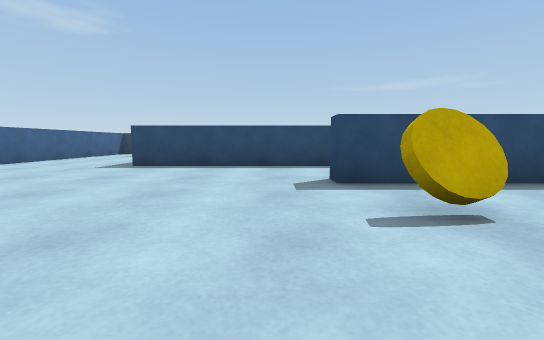
view 1 (above)

17 first-person views from a walk through a 3-D level made in the Unity game engine. The camera is 0.61 m above the floor, tilts 6° down and sees 90° across. The floor is counted in squares, 1 m on a side. Each view is taken from the middle of a square. On the plan, view 1 faces up. The plan holds only what a view shows up to about 9 squares ahead; the rest is blank. The player character is not drawn.

view 2
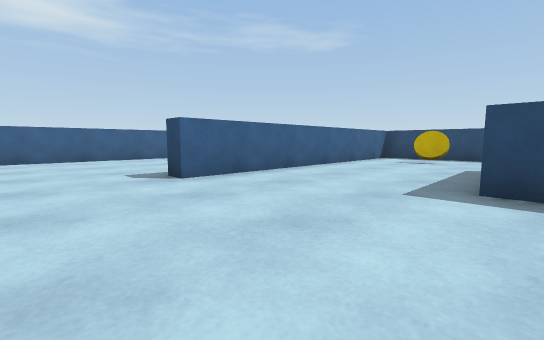

view 3
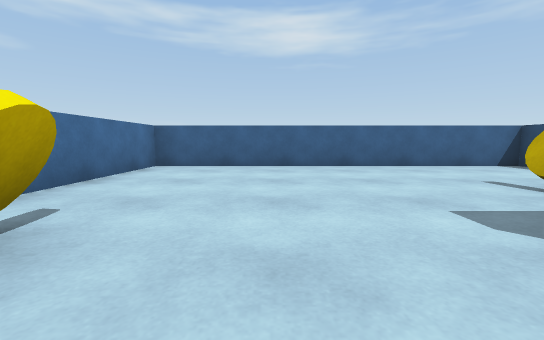

view 4
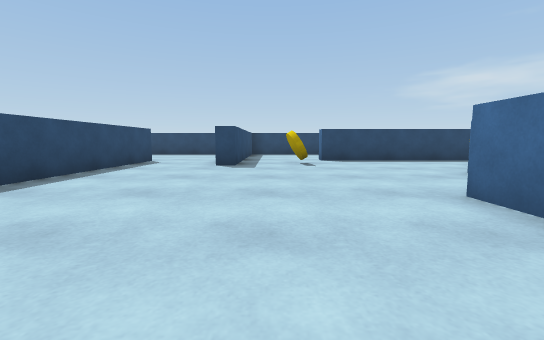

view 5
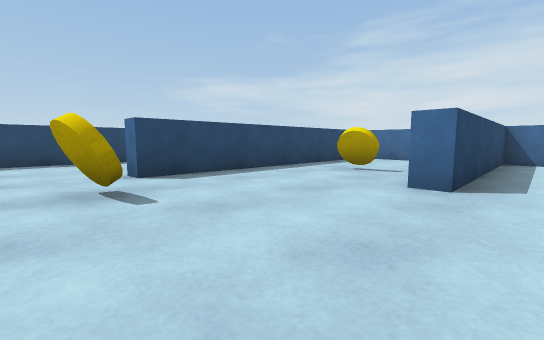

view 6
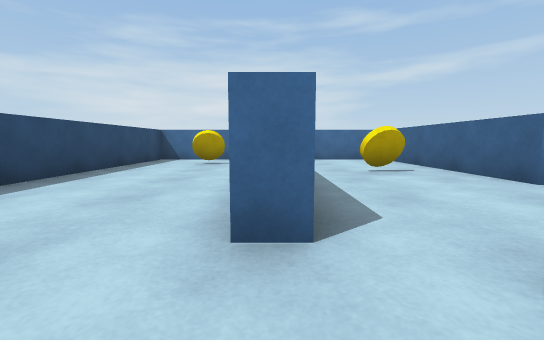

view 7
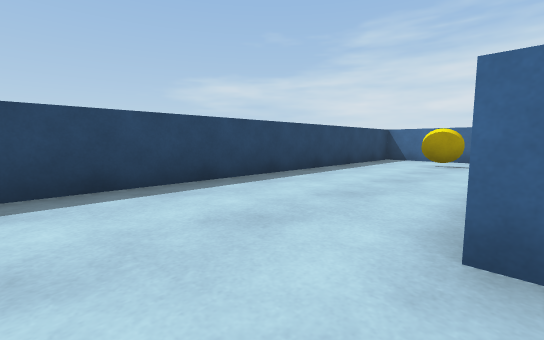

view 8
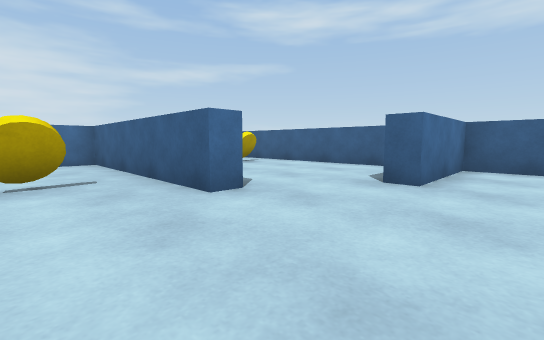

view 9
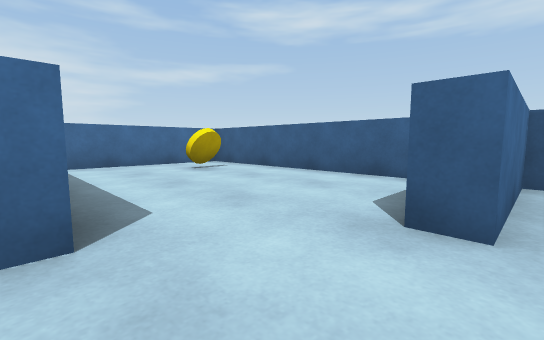

view 10
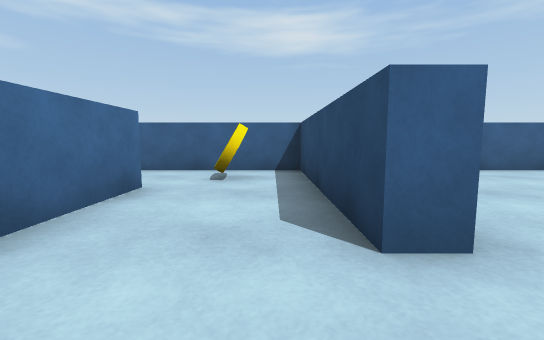

view 11
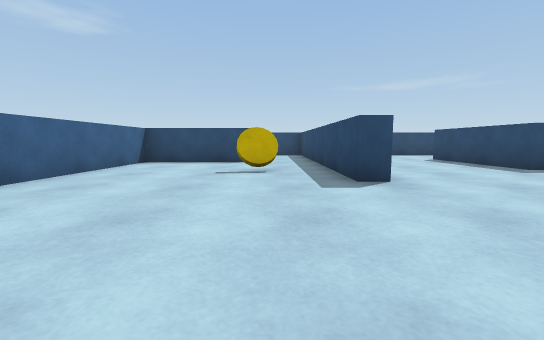

view 12
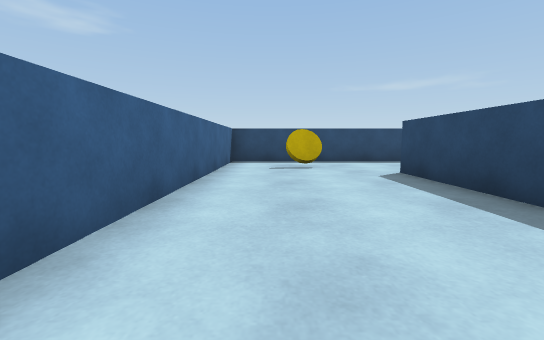

view 13
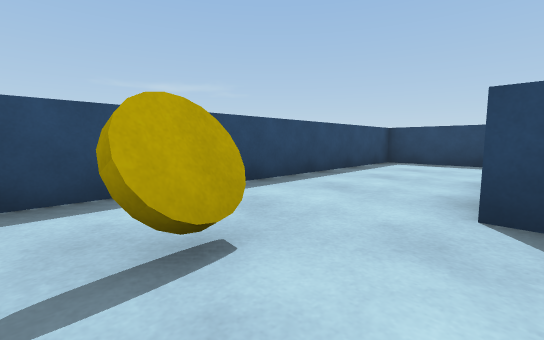

view 14
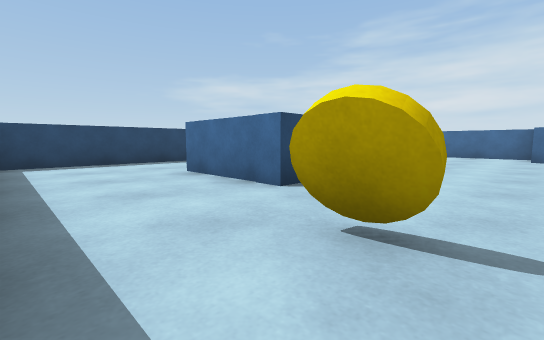

view 15
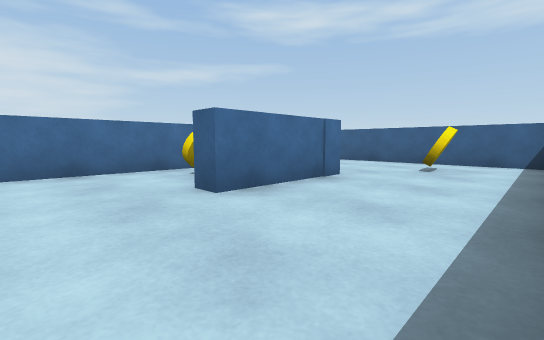

view 16
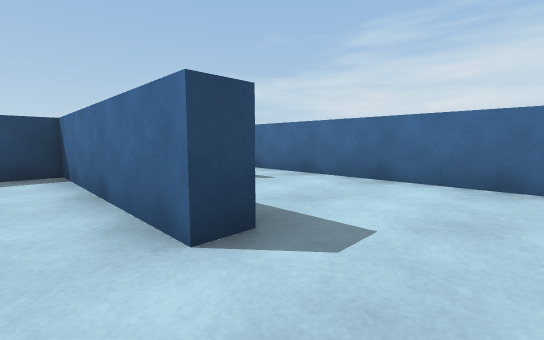

view 17
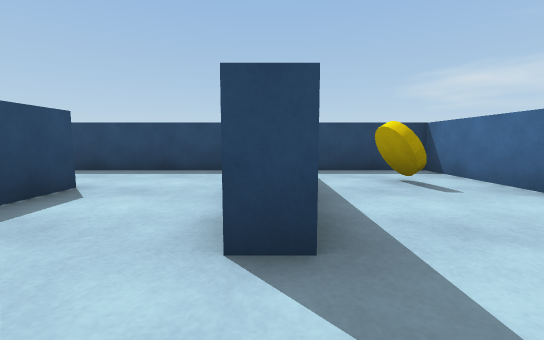

### Floor plan
Ten units are one square. View 1 is at (0, 0); x grows to the right and y downward. Boxes are objects, and circles mark ways between rooms. Rooms are numbered by the first view taken in them; rooms with no view inside come last. Other rooms are left out.
<svg viewBox="-132 -137 204 205">
<path fill="none" stroke="#000" d="M-58 -21 -58 -8 -30 -8M-13 8 -8 8 -8 63 16 63M25 -39 10 -39 10 -45M26 -68 -35 -68 -35 -103 -8 -103 -8 -98M20 -88 20 -132 -72 -132 -72 -51 -77 -51 -77 -99M-99 -91 -127 -91 -127 -1 -91 -1M27 50 27 -14M27 -14 32 -14M40 -39 25 -39M44 63 67 63 67 -31M-84 -1 -84 4 -106 4M-106 27 -63 27 -63 -12M-106 4 -127 4 -127 24M-106 32 -106 27M-121 63 -63 63 -63 39M-127 24 -127 39M-58 5 -58 63 -13 63 -13 8M-30 -8 -30 -2M-22 -73 11 -73"/>
<rect x="-95" y="-75" width="10" height="10" fill="#bbb"><title>yellow disc</title></rect>
<rect x="-85" y="-15" width="10" height="10" fill="#bbb"><title>yellow disc</title></rect>
<rect x="-55" y="-125" width="10" height="10" fill="#bbb"><title>yellow disc</title></rect>
<rect x="5" y="15" width="10" height="10" fill="#bbb"><title>yellow disc</title></rect>
<rect x="15" y="-25" width="10" height="10" fill="#bbb"><title>yellow disc</title></rect>
<rect x="45" y="35" width="10" height="10" fill="#bbb"><title>yellow disc</title></rect>
<rect x="-115" y="15" width="10" height="10" fill="#bbb"><title>yellow disc</title></rect>
<rect x="-85" y="45" width="10" height="10" fill="#bbb"><title>yellow disc</title></rect>
<rect x="-45" y="35" width="10" height="10" fill="#bbb"><title>yellow disc</title></rect>
<rect x="-25" y="-85" width="10" height="10" fill="#bbb"><title>yellow disc</title></rect>
<circle cx="30" cy="-25" r="3" fill="#2a7"/>
<circle cx="-75" cy="0" r="3" fill="#2a7"/>
<circle cx="-25" cy="5" r="3" fill="#2a7"/>
<circle cx="5" cy="-100" r="3" fill="#2a7"/>
<circle cx="-95" cy="15" r="3" fill="#2a7"/>
<circle cx="-115" cy="30" r="3" fill="#2a7"/>
<text x="-40" y="-50">1</text>
<text x="50" y="10">2</text>
<text x="-80" y="10">3</text>
<text x="-120" y="10">4</text>
<text x="-100" y="40">5</text>
<text x="-40" y="30">6</text>
<text x="-10" y="-90">7</text>
</svg>
Room 1 opens to room 2. Room 1 opens to room 3. Room 1 opens to room 6. Room 1 opens to room 7. Room 3 opens to room 4. Room 4 opens to room 5.

Where each view was taken, in squares from view 1:
view 1: 0 up, 0 right, facing up
view 2: 3 up, 3 left, facing up-left
view 3: 3 up, 6 left, facing left
view 4: 3 up, 6 left, facing right
view 5: 3 up, 2 left, facing down-right
view 6: 3 up, 3 right, facing down
view 7: 3 up, 3 right, facing down-right
view 8: 2 up, 1 right, facing down-left
view 9: 1 up, 1 left, facing down-left
view 10: 1 down, 7 left, facing left
view 11: 1 up, 9 left, facing up
view 12: 5 up, 6 left, facing up
view 13: 10 up, 6 left, facing up-right
view 14: 13 up, 6 left, facing down-right
view 15: 13 up, 1 right, facing down-left
view 16: 2 down, 12 left, facing down-right
view 17: 3 down, 12 left, facing right
